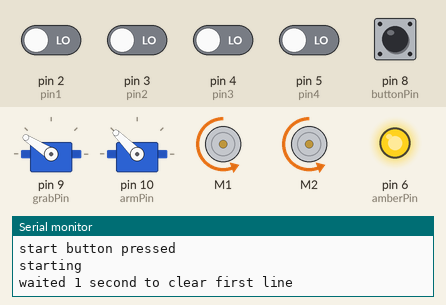
This sketch was run on a simulated Arduino Uno, built with avr-gcc and run on an emulated ATmega328P. On the bench: 2 × servo, 2 × DC motor (green arrow = forward, orange = backward, longer = faster), output pins drawn as LEDs (lit = HIGH), the last lines printed to the serial monitor. The test bench sets the inputs (shaded band); at power-on: pin 8 (buttonPin) HIGH, pin 2 (pin1), pin 3 (pin2), pin 4 (pin3), pin 5 (pin4) LOW.

Above: at 2.3 s.
2.4 s: pin 5 (pin4) driven HIGH
At 4.6 s:
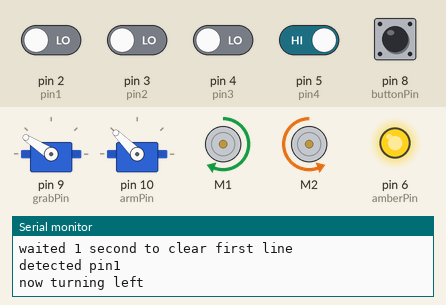
5.4 s: pin 4 (pin3) driven HIGH
At 6.3 s:
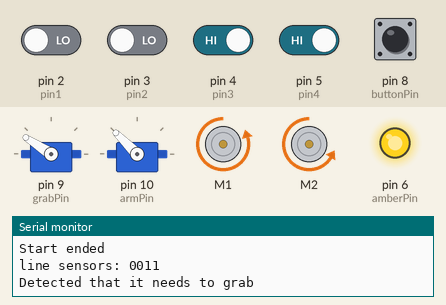
8.4 s: pin 5 (pin4) driven LOW
11.4 s: pin 2 (pin1) driven HIGH
At 13.7 s:
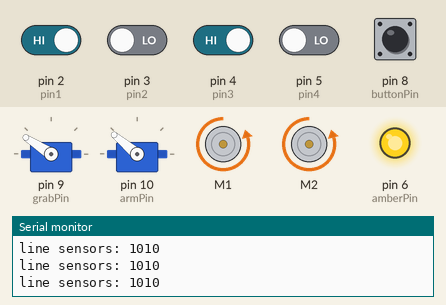
14.0 s: pin 2 (pin1) driven LOW
At 15.2 s:
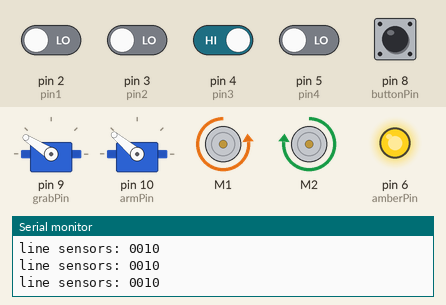
15.5 s: pin 4 (pin3) driven LOW
At 16.4 s:
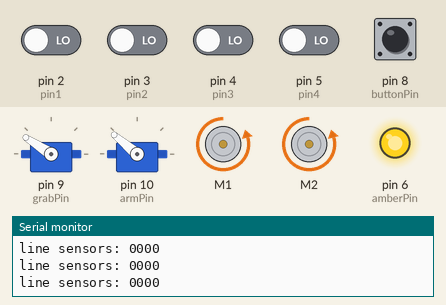
Timing chart, 0 to 18.5 s (numbered marks = the images above; inputs shaded):
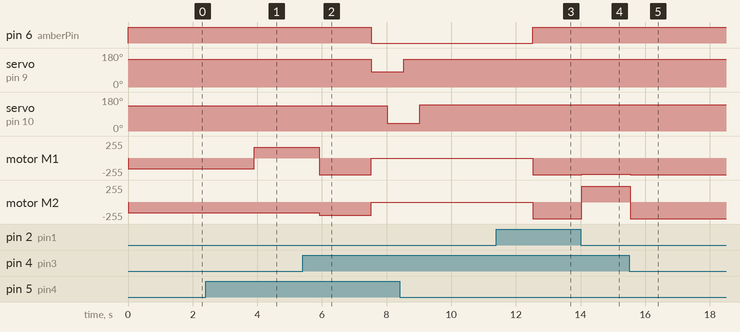

Measured:
- after the input at 2.4 s, motor M1: backward 160/255 → forward 160/255 after 1.5 s
- after the input at 5.4 s, pin 6 (amberPin): HIGH → LOW after 2.1 s; servo on pin 9 (grabPin): 147° → 80° after 2.1 s; servo on pin 10 (armPin): 135° → 40° after 2.6 s; motor M1: forward 160/255 → backward 250/255 after 0.52 s, → stopped 1.6 s later; motor M2: backward 160/255 → backward 200/255 after 0.52 s, → stopped 1.6 s later
- after the input at 11.4 s, motor M1, motor M2: stopped → backward 250/255 after 1.1 s
- after the input at 14.0 s, motor M1: backward 250/255 → backward 240/255 at once; motor M2: backward 250/255 → forward 240/255 at once
- after the input at 15.5 s, motor M1: backward 240/255 → backward 250/255 at once; motor M2: forward 240/255 → backward 250/255 at once

The sketch:

sketch_veryfinal.ino
```cpp
#include <Wire.h>
#include <Adafruit_MotorShield.h>
#include "utility/Adafruit_MS_PWMServoDriver.h"
#include <Servo.h>

Servo servoArm;  // create servo object to control the arm
Servo servoGrab;  // create servo object to control the grab

//line sensors
#define pin1 2
#define pin2 3
#define pin3 4
#define pin4 5

#define amberPin 6
//Ultrasonic sensor pins - trig generates ultrasound, echo reads ultrasound
#define trig 11
#define echo 12

// Button to start
#define buttonPin 8

//Servo pins
#define grabPin 9 //servo 2
#define armPin 10 //servo 1

//Colour sensing infrared sensor
#define IR 7

//Ultrasonic sensors on the side
//#define trig2 12
#define echo2 13

Adafruit_MotorShield AFMS = Adafruit_MotorShield();
Adafruit_DCMotor *motor1 = AFMS.getMotor(1);
Adafruit_DCMotor *motor2 = AFMS.getMotor(2);
Adafruit_DCMotor *motor3 = AFMS.getMotor(3);
Adafruit_DCMotor *motor4 = AFMS.getMotor(4);

//Parameters for ultrasonic sensor
long distance;
long duration;

int leftBranchCount = 0;
int targetBranch = 0;
bool sensor1;
bool sensor2;
bool sensor3;
bool sensor4;

int beforeGrab = 0;
bool grabbed = false;

int forwardCounter = 0;

int pickTime;

//Parameters for blinking amber LED light when button is pressed
bool amberLedState = LOW;
bool buttonState = LOW;
int buttonCounter = 0;
const long flashingInterval = 500;
unsigned long prevTime = 0;

int prevStatus = 0;
int grabCounter = 0;
//parameters assigned to the distance between the block and the robot
float averageDistance;
int totalDistance;

//Setting up motor speed
int ms1 = 160;
int ms2 = 160;
int ms3 = 0;
int ms4 = 0;

//functions
void buttonPress();
int status();
bool lineSensor(int currentValue);
void amberLed();
void startMotor();
int calculateDistanceFront();
int calculateDistanceSide();
void steer(int statusValue);
void detectColour();
void start();
void grab();
void drop();
void stopRobot();

void setup() {
  // put your setup code here, to run once:
  pinMode(buttonPin, INPUT);
  pinMode(trig, OUTPUT);
  pinMode(echo, INPUT);
  //pinMode(trig2, OUTPUT);
  pinMode(echo2, INPUT);
  pinMode(IR, INPUT);
  pinMode(pin1, INPUT);
  pinMode(pin2, INPUT);
  pinMode(pin3, INPUT);
  pinMode(pin4, INPUT);
  pinMode(amberPin, OUTPUT);
  servoGrab.attach(grabPin);
  servoArm.attach(armPin);
  servoArm.write(135);
  servoGrab.write(147);
  Serial.begin(9600);

}


void loop() {
  // put your main code here, to run repeatedly:
  //buttonPress();
  AFMS.begin();
  motor1-> setSpeed(0);
  motor2-> setSpeed(0);
  Serial.println("begun");
  digitalWrite(amberPin, LOW);
  while(digitalRead(buttonPin) !=1 ){}
  Serial.println("start button pressed");
  startMotor();
  digitalWrite(amberPin, HIGH);
  start();
  Serial.println("Start ended");
  // as we start, we move forward and turn at the second double-branch
  int currentStatus = status();
  // int sideDistance = calculateDistanceSide();
  beforeGrab = 1;
  while (beforeGrab == 1){
    //only update movement when there is a change of status
    //Serial.print("Distance side: ");
    //Serial.println(sideDistance);
    // if (prevStatus != currentStatus){
    //   steer(currentStatus);
    // }
    // prevStatus = currentStatus;
    // currentStatus = status();
    // Serial.print("Current status: ");
    // steer(currentStatus);
    // Serial.println(currentStatus);
    steer(currentStatus);
    currentStatus = status();
    // sideDistance = calculateDistanceSide();

  }
  while (beforeGrab == 2){
    //might have to stop the motors here for a while
    //we detect colour after the tunnel so that rightBranchCount is not affected by the grab branches
    if (prevStatus != currentStatus){
      steer(currentStatus);
      Serial.println(status());
    }
    prevStatus = currentStatus;
    currentStatus = status();
    int distanceFront = calculateDistanceFront();
    int grabCounter = 0;
    if (distanceFront == 15 and grabCounter == 0){
        Serial.println("grab");
        grab();
        grabCounter ++;
    }
  }
  //this happens after grabbing the block
  //while (beforeGrab == 3){
    //if (tunnel){
      //move forward for certain amount of time
    //}
    //else{
      //currentStatus = status();
      //if (prevStatus != currentStatus){
      //only update movement when there is a change
        //steer(currentStatus);
      //}
      //prevStatus = currentStatus;
      //currentStatus = status();
    //}

  //}
}

void start(){
  Serial.println("starting");
  pause(1500);
  Serial.println("waited 1 second to clear first line");
  while (digitalRead(pin4)==0){}
  Serial.println("detected pin1");
  pause(1500);
  motor1 -> run(FORWARD);
  Serial.println("now turning left");
  int turnTime = millis();
  while (digitalRead(pin3) == 0 or (millis()-turnTime) <2000){}
  //if ((millis()-turnTime) > 2000) {Serial.println("did not detect pin in time");}
  Serial.println("finished turning left");

}

// the pause function tells the robot to move according to its last steer for a specified time
void pause(int waitingTime){
  int currentTime = millis();
  while ((millis()-currentTime) <waitingTime){}
}


//initialising the motor
void startMotor(){
  motor1->setSpeed(ms1);
  motor2->setSpeed(ms2);
  // motor3->setSpeed(ms3);
  // motor4->setSpeed(ms4);
  motor1-> run(BACKWARD);
  motor2-> run(BACKWARD);
  // motor3-> run(BACKWARD);
  // motor4-> run(BACKWARD);
}

//sees whether there is a block at the front
int calculateDistanceFront(){
  //clear trig
  digitalWrite(trig, LOW);
  delayMicroseconds(2);
  //Sets the trig on HIGH state for 10 us - generating ultrasound wave
  digitalWrite(trig, HIGH);
  delayMicroseconds(10);
  digitalWrite(trig, LOW);
  //Reads the echo, returns the sound wave travel time in us
  duration = pulseIn(echo, HIGH);
  //Calculate distance
  return duration * 0.034/2;
}

//sees whether there is a block on the side
int calculateDistanceSide(){
  //clear trig
  digitalWrite(trig, LOW);
  delayMicroseconds(2);
  //Sets the trig on HIGH state for 10 us - generating ultrasound wave
  digitalWrite(trig, HIGH);
  delayMicroseconds(10);
  digitalWrite(trig, LOW);
  //Reads the echo, returns the sound wave travel time in us
  duration = pulseIn(echo2, HIGH);
  //Calculate distance
  return duration * 0.034/2;
}


//we will change the motor speed and direction (movement) according to the status of the line sensors - line follower
void steer(int statusValue){
  if (statusValue == 1){
    motor2-> run(BACKWARD);
    motor1-> run(BACKWARD);
    // int tunnelDistance = calculateDistanceSide();
    // if (tunnelDistance >=8 and tunnelDistance <=14){
    //   Serial.println("too far left in tunnel, turning right");
    //   ms2 = 100;
    //   ms1 = 200;
    //   motor1 -> setSpeed(ms1);
    //   motor2 -> setSpeed(ms2);
    // }
    // else if (tunnelDistance >= 3 and tunnelDistance <= 7){
    //   Serial.println("too far in right, turning left");
    //   ms1 = 100;
    //   ms2 = 200;
    //   motor1 -> setSpeed(ms1);
    //   motor2 -> setSpeed(ms2);
    // }
    // else{
    //   Serial.println("forward");
    //   ms1 = 210;
    //   ms2 = 210;
    //   motor1->setSpeed(ms1);
    //   motor2->setSpeed(ms2);
    // }
    //set straight motion speed high to go over the ramp
    ms1 = 250;
    ms2 = 250;
    motor1->setSpeed(ms1);
    motor2->setSpeed(ms2);

  }
  else if (statusValue == 2){
    motor2-> run(BACKWARD);
    motor1-> run(FORWARD);
    ms1 = 240;
    ms2 = 240;
    motor1->setSpeed(ms1);
    motor2->setSpeed(ms2);
  }
  else if (statusValue == 3){
    motor2-> run(FORWARD);
    motor1-> run(BACKWARD);
    ms1 = 240;
    ms2 = 240;
    motor1->setSpeed(ms1);
    motor2->setSpeed(ms2);
  }
  else if (statusValue == 4){
    Serial.println("Detected that it needs to grab");
    moveForward();
    grab();
    stopRobot();
    delay(3000);
    digitalWrite(amberPin, HIGH);
    pickTime = millis();
  }
  else if (statusValue == 5){
    ms1 = 240;
    ms2 = 240;
    motor1 -> run(FORWARD);
    motor2 -> run(BACKWARD);
    motor1 -> setSpeed(ms1);
    motor2 -> setSpeed(ms2);
    delay(1000);
    motor1 -> run(BACKWARD);
    delay(1200);
    stopRobot();
    drop();
  }

}

//to temporarily stop the robot without using delays.
void stopRobot(){
  //set amber to zero
  motor1 -> setSpeed(0);
  motor2 -> setSpeed(0);
  digitalWrite(amberPin, LOW);
}

void moveForward(){
  ms1 = 250;
  ms2 = 200;
  motor1 -> run(BACKWARD);
  motor2 -> run(BACKWARD);
  motor1 -> setSpeed(ms1);
  motor2 -> setSpeed(ms2);
  delay(1600);
  Serial.println("moved forward");
  stopRobot();
  forwardCounter += 1;
}
// this function will detect the colour of the block and set a target branch
void detectColour(){
  bool colour = digitalRead(IR);
  if (colour == true){
    targetBranch = 3;
  }
  else {
    targetBranch = 1;
  }
  // if blue block --> targetBranch = 2, if red block --> targetBranch = 1;
  //if (red){
    //targetBranch = 0;
  //}
  //else if (blue){
    //targetBranch = 1;
  //}

}

// this function shows different combinations of line sensors and the according movement change of the robot.
int status(void){
  // These are readings of the four line sensors
  sensor1 = digitalRead(pin1);
  sensor2 = digitalRead(pin2);
  sensor3 = digitalRead(pin3);
  sensor4 = digitalRead(pin4);
  Serial.print("line sensors: ");
  Serial.print(sensor1);
  Serial.print(sensor2);
  Serial.print(sensor3);
  Serial.println(sensor4);

  if (!sensor1 and !sensor2 and !sensor3 and !sensor4){
    return 1;
  }
  else if (!sensor1 and sensor2 and !sensor3 and !sensor4){
    return 2;
  }
  else if (!sensor1 and !sensor2 and sensor3 and !sensor4){
    return 3;
  }
  else if (!sensor1 and sensor2 and sensor3 and !sensor4){
    return 3;
  }
  else if (sensor3 and sensor4 and !sensor1 and forwardCounter == 0){
    return 4;
  }
  //else if (sensor1 and !sensor4 and grabCounter != 0 and (millis()-pickTime > 18500)){
    //return 5;}
  else if (sensor3 and sensor4 and !sensor1 and forwardCounter != 0){
    //we ignore the releasing branches before we grab the block
    return 1;
  }
  else if (sensor1 and !sensor2 and !sensor3 and !sensor4){
    return 2;
  }
  else if (sensor4 and beforeGrab == 2){
    //we ignore the grabbing branches after we grab the block
    return 1;
  }
  else if (sensor1 and beforeGrab == 2 and leftBranchCount != targetBranch){
    int counterTime = millis();
    leftBranchCount ++;
    motor1 -> run(BACKWARD);
    motor2 -> run(BACKWARD);
    motor1 -> setSpeed(200);
    motor2 -> setSpeed(200);
    pause(2000);
    return 1;
  }
  else if (sensor1 and beforeGrab == 2 and leftBranchCount == targetBranch){
    //return 5;
    return 1;
  }
  else{
    return 1;
  }
}

//Grabbing mechanism
void grab(){
  servoGrab.write(80);
  delay(500);
  servoArm.write(40);
  delay(500);
  servoGrab.write(147);
  delay(500);
  servoArm.write(140); // 90 for grabber, 135 for arm
  delay(500);
  grabCounter += 1;
}

// this will tell the vehicle to rotate and release the block
void drop(){
  servoGrab.write(90);
}
```
